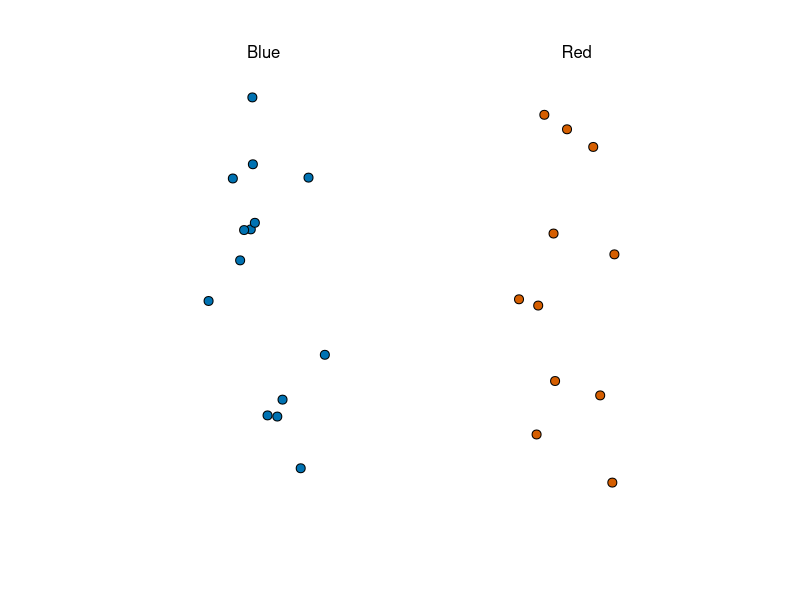
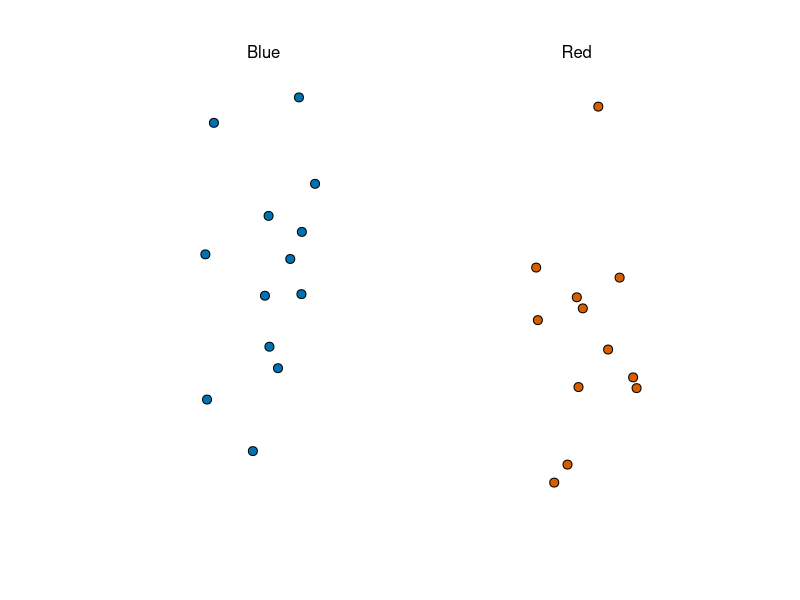
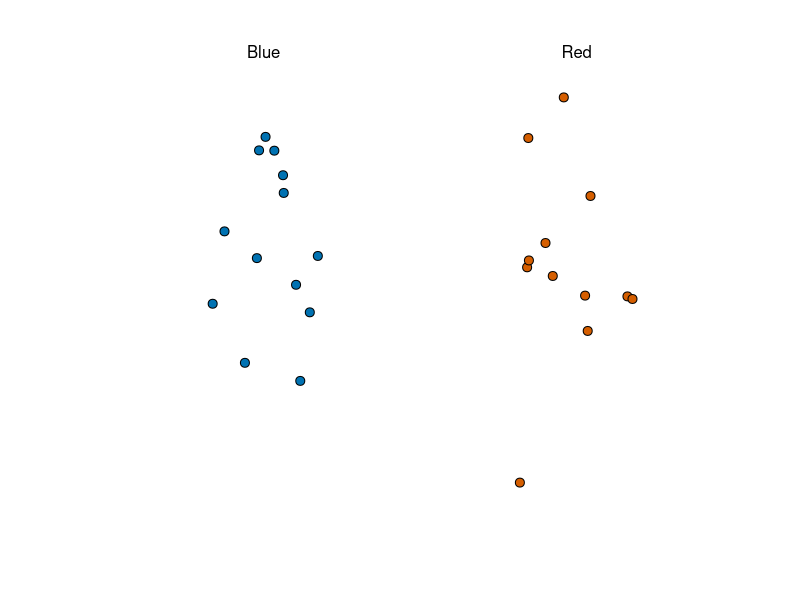
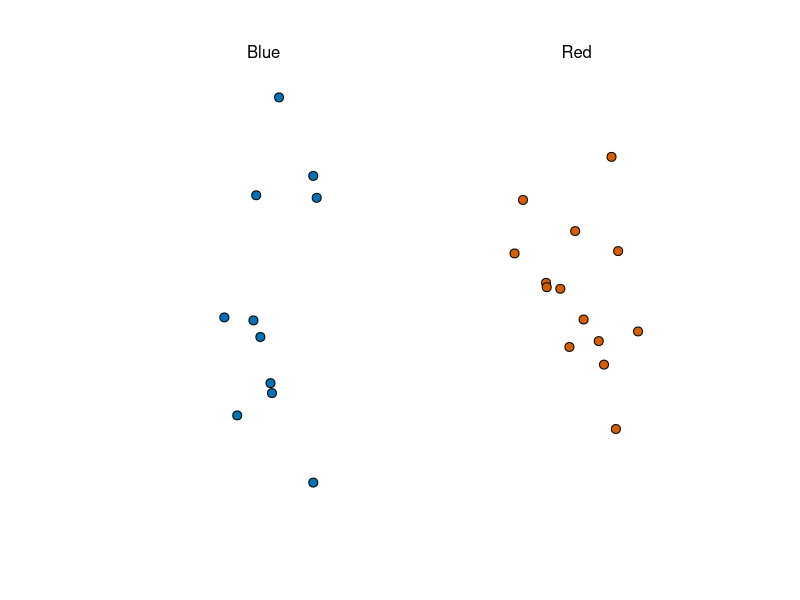
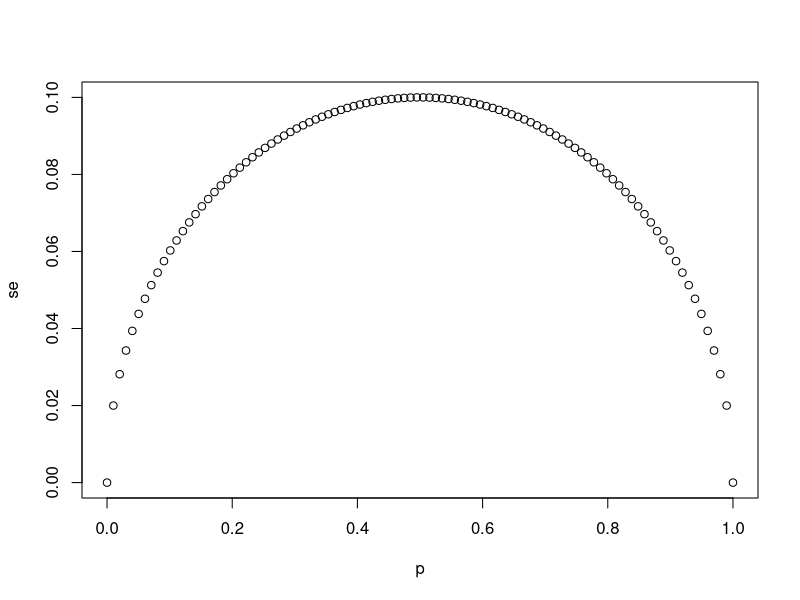
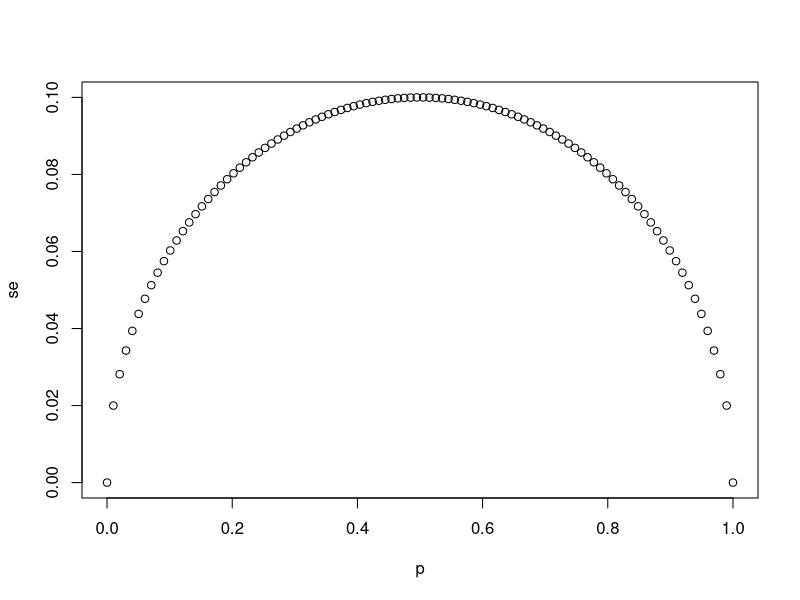
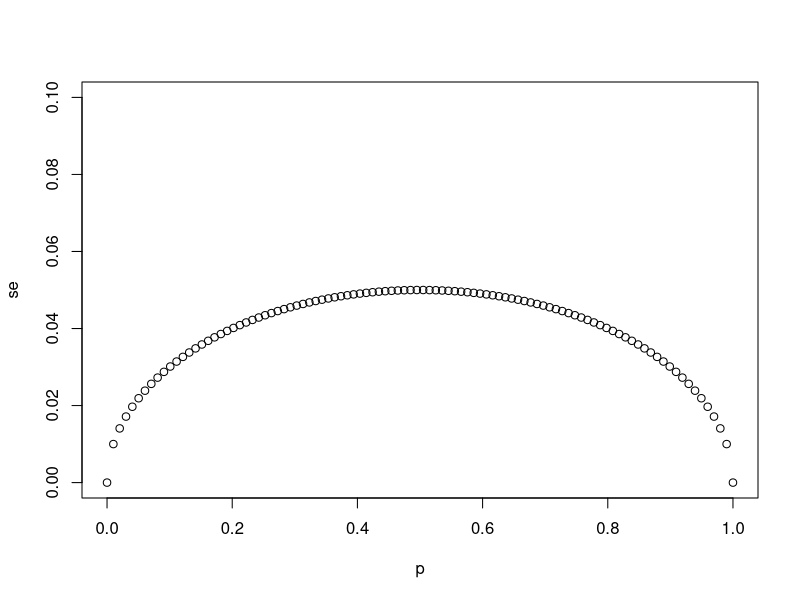
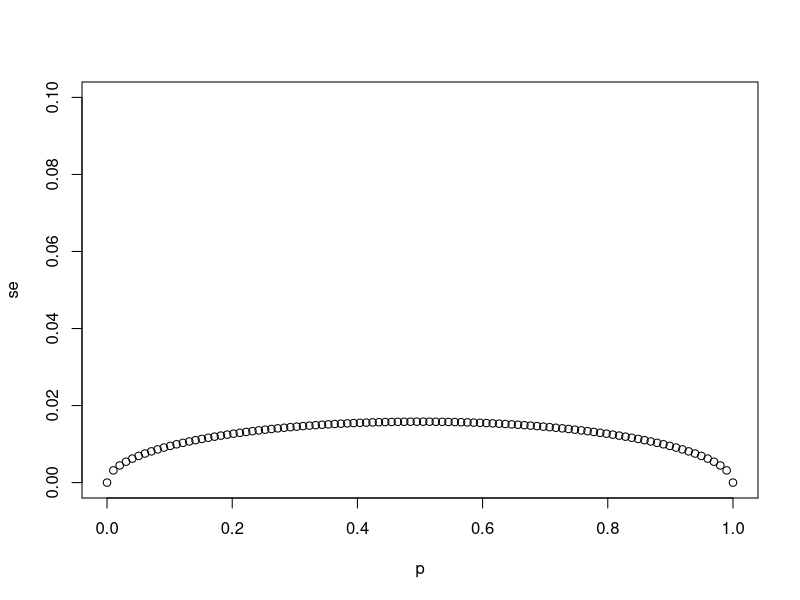

Recreate these plots in R, in order.
# TAKING A RANDOM DRAW 
install.packages("tidyverse")
install.packages("dslabs")
library(tidyverse)
library(dslabs)
ds_theme_set()
take_poll(25) ##random draw 25 beads for 4 times
take_poll(25)
take_poll(25)
take_poll(25) ## we will get four different answers, different sample proportion, because the sample porpotion is a random variable.

##simulation 1
N<-25
p<- seq(0,1,length.out=100)
p
se<- sqrt(p*(1-p)/N)
se
plot(p,se)

##simulation 2
p<- seq(0,1,length=100)
sample_sizes <- c(25, 100, 1000)
for (N in sample_sizes)
{
  se<-sqrt(((p*(1-p))/N))
  plot(p,se, ylim=c(0,0.1))
}

## E(Xbar)=p ; SE(Xbar)=sqrt(p*(1-p)/N)
## the different between proportion of vote = d = (Xbar-(1-Xbar)) = 2Xbar-1
## E(d) = E (2Xbar-1) = 2p-1 ; SE(d) = SE (2Xbar-1) = 2*sqrt(p*(p-1)/N)
